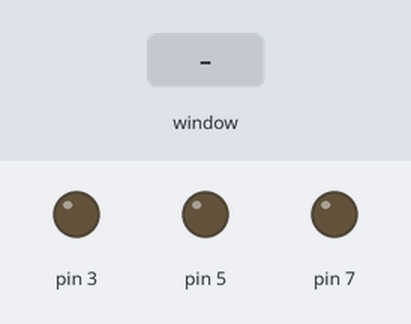
Simulated run of this program. Board: Raspberry Pi (header pin numbers). Parts: output pins drawn as LEDs (lit = HIGH). The inputs (shaded band) are chosen by the test bench. The desktop window is not drawn, its controls go by their first labels and the mouse button is held 0.15 s. At 5.8 s the program stops and its outputs stay as they are.

Above: at 1.2 s.
1.3 s: control labelled "Button 3" in the window clicked
At 1.6 s:
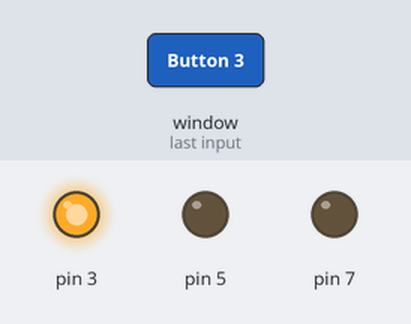
2.8 s: control labelled "Button 5" in the window clicked
At 3.9 s:
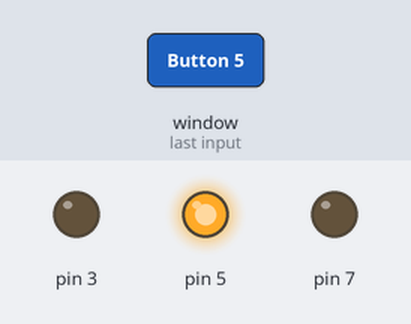
4.3 s: control labelled "Button 7" in the window clicked
At 5.1 s:
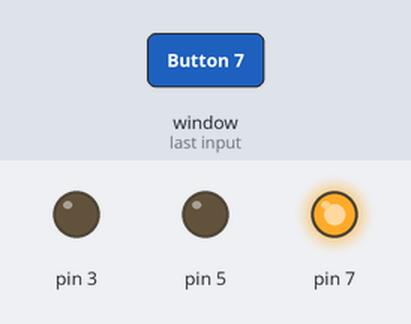
5.8 s: control labelled "Exit" in the window clicked
At 6.2 s:
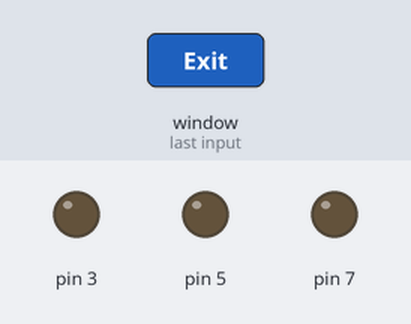
Timing chart, 0 to 7.3 s (numbered marks = the images above; inputs shaded):
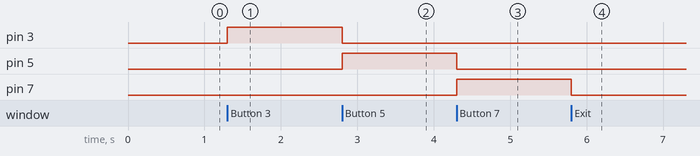

The program:

SIT210-Task5.2C-RPiGUI.py
```python
import RPi.GPIO as GPIO
import tkinter as tk
from time import sleep

GPIO.setmode(GPIO.BOARD)

pin_num = {'Button 3':3,
	'Button 5':5,
	'Button 7':7,}

GPIO.setup(3,GPIO.OUT)
GPIO.setup(5,GPIO.OUT)
GPIO.setup(7,GPIO.OUT)

def button_press(n):
	for btn,pin in pin_num.items():
		if btn == n:
			GPIO.output(pin,GPIO.HIGH) #Target high
		else:
			GPIO.output(pin,GPIO.LOW) #everything else low

root = tk.Tk()
root.title("Light up")
root.geometry ('300x300')

buttons = []
for btn_name,pin in pin_num.items():
	button = tk.Button(root, text=btn_name,width = 10,height = 2,command=lambda btn=btn_name:button_press(btn))
	button.pack(pady=5)
	buttons.append(button)

exit_btn = tk.Button(root,text='Exit',width=10,height=2,command=root.quit)
exit_btn.pack(pady=35)
buttons.append(exit_btn)

root.mainloop()

GPIO.cleanup()
```

Measured:
- after the input at 1.3 s, pin 3: LOW → HIGH at once
- after the input at 2.8 s, pin 3: HIGH → LOW at once; pin 5: LOW → HIGH at once
- after the input at 4.3 s, pin 5: HIGH → LOW at once; pin 7: LOW → HIGH at once
- after the input at 5.8 s, pin 7: HIGH → LOW at once
